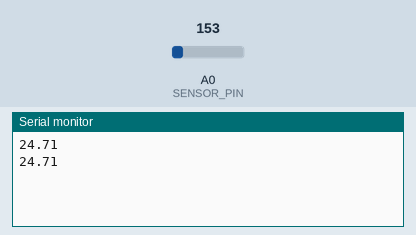
A sketch run on a simulated Arduino Uno, built with avr-gcc and run on an emulated ATmega328P. Parts: the last lines printed to the serial monitor. The inputs (shaded band) are chosen by the test bench; at power-on: A0 (SENSOR_PIN) = 153.

Above: at 1.8 s.
1.9 s: A0 (SENSOR_PIN) set to 165
At 2.8 s:
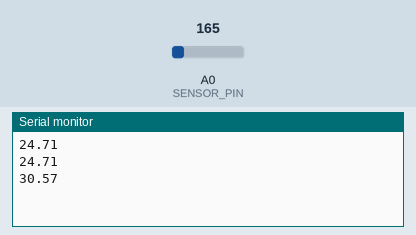
3.4 s: A0 (SENSOR_PIN) set to 175
At 4.7 s:
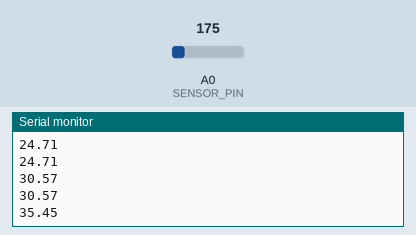
Timing chart, 0 to 6.4 s (numbered marks = the images above; inputs shaded):
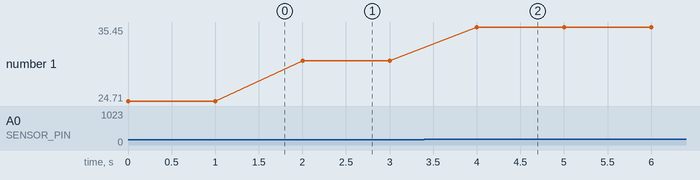

The sketch:

arduino.ino
```cpp
// TMP36 used
const int SENSOR_PIN = A0;

void setup() {
  Serial.begin(9600);
}

void loop() {
  int input = analogRead(SENSOR_PIN);
  float voltage = (input / 1024.0) * 5.0;
  float temperature = (voltage - 0.5) * 100;

  Serial.println(temperature);
  delay(1000);
}
```

Measured:
- after the input at 1.9 s, the serial monitor: prints a new line after 0.10 s (image 1)
- after the input at 3.4 s, the serial monitor: prints a new line after 0.60 s (image 2)
- plotted number 1: 24.71 → 30.57 after the input at 1.9 s, 30.57 → 35.45 after the input at 3.4 s
